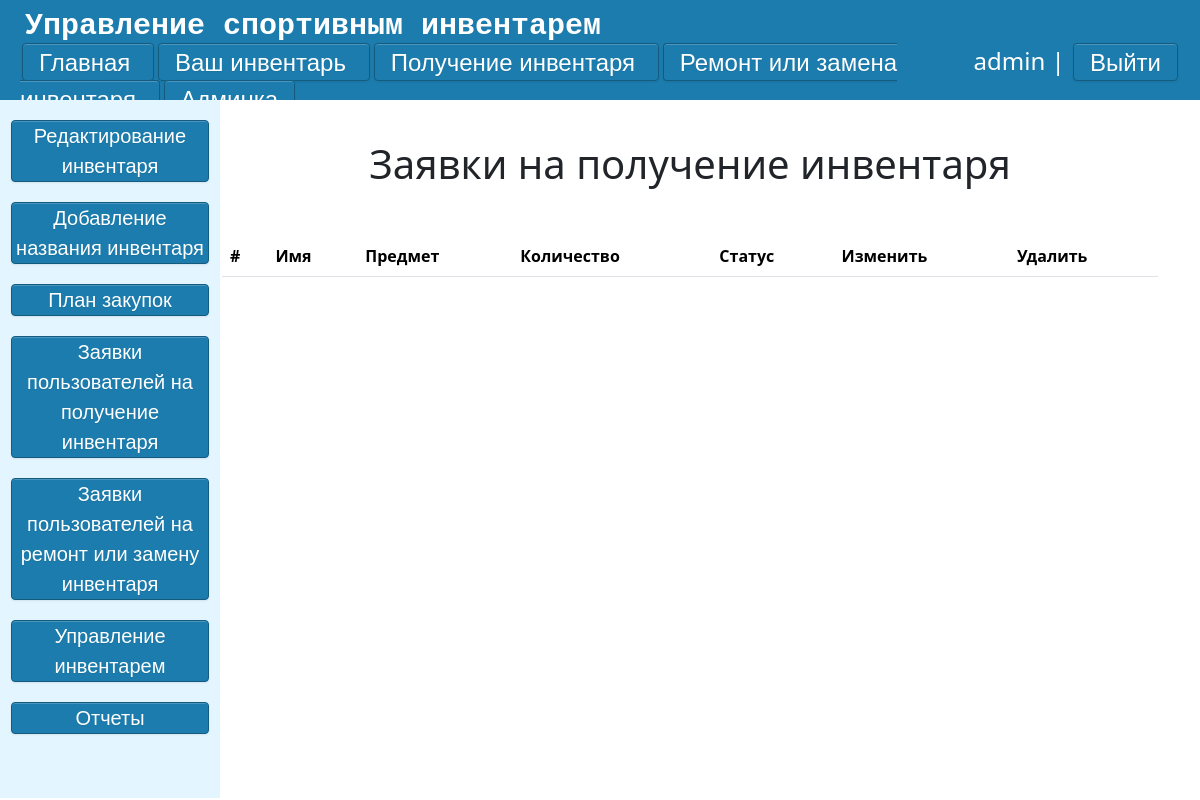
The page /console/request-for-receipt-inventory/ (signed in) on the database as committed earlier.
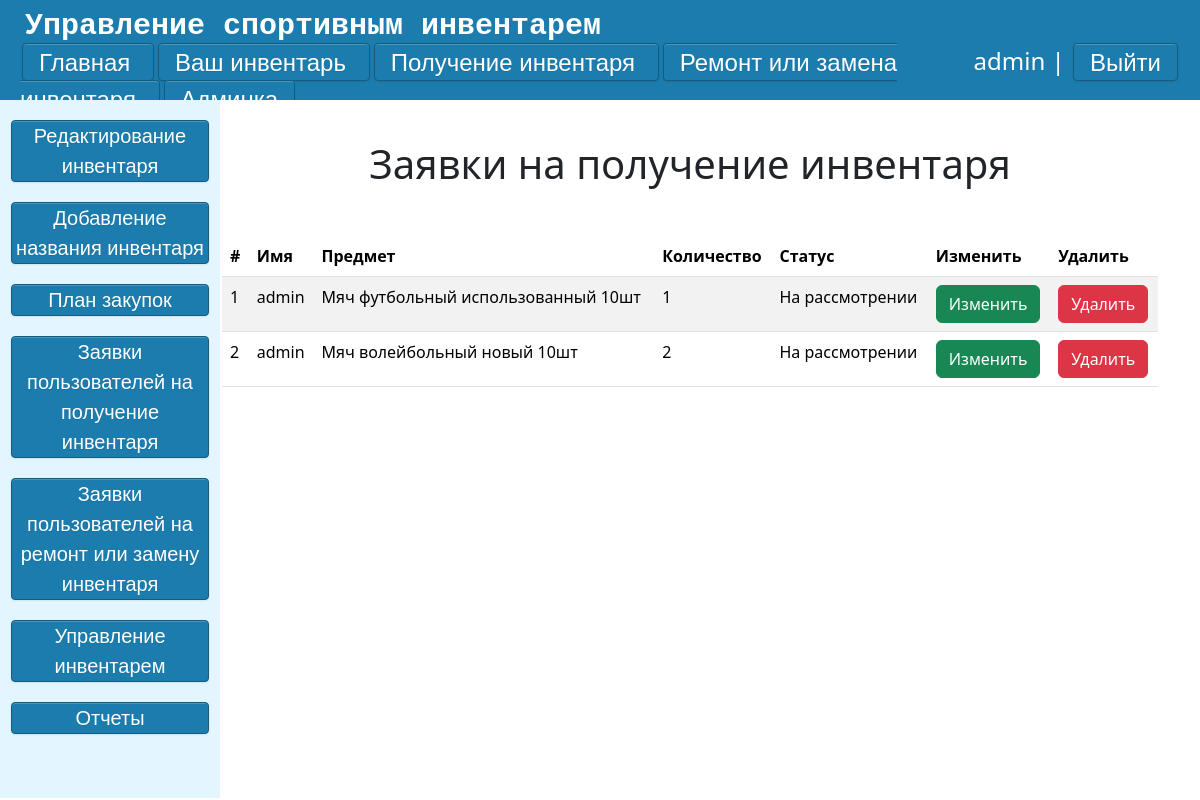
The same page on the database as committed later.
### main/models.py (models this page shows, shortened)
class Applications_get(models.Model):
    state = {'На рассмотрении': 'На рассмотрении', 'Одобрено': 'Одобрено', 'Отказано': 'Отказано'}
    username = models.CharField('Имя',max_length=100)
    Request = models.ForeignKey('Goods' ,on_delete=models.CASCADE,null=True,verbose_name='Предмет')
    Request_count = models.PositiveIntegerField('Количество',default=0,validators=[MinValueValidator(1)])
    Status = models.CharField('Статус заявки',default='На рассмотрении', choices=state,max_length=100)
    class Meta:
        verbose_name = "Заявка на получение"
        verbose_name_plural  = "Заявки на получение"
    def get_absolute_url(self):
        return reverse("Update_application_get", kwargs={"post_id": self.id})
    def get_absolute_url_del(self):
        return reverse("Delete_application_get", kwargs={"post_id": self.id})

class Goods(models.Model):
    CONDITION_CHOICES = [
        ('новый', 'новый'),
        ('использованный', 'использованный'),
        ('сломанный', 'сломанный'),
    ]
    goods = models.ForeignKey('Goods_Names',on_delete=models.CASCADE,null=True,verbose_name='Предмет')
    count = models.IntegerField('Количество', default=1,validators=[MinValueValidator(1)])
    rented_count = models.IntegerField('Взято', default=0,validators=[MinValueValidator(0)])
    condition = models.CharField('Состояние', max_length=20, choices=CONDITION_CHOICES)
    created_at = models.DateTimeField('Добавлено', default=timezone.now)
    updated_at = models.DateTimeField('Обновлено', auto_now=True)
    class Meta:
        verbose_name = "Инвентарь"
        verbose_name_plural = "Инвентарь"
    def __str__(self):
        return f"{self.goods} {self.condition} {self.count-self.rented_count}шт"

class Goods_Names(models.Model):
    name_of_good = models.CharField('Название', max_length=30)
    def __str__(self):
        return self.name_of_good
    class Meta:
        verbose_name = "Название инвентаря"
        verbose_name_plural = "Названия инвентаря"

### main/views.py (the view)
# urls.py: path('console/request-for-receipt-inventory/', views.Request_for_receipt_inventory, name="Request_for_receipt_inventory"),
def Request_for_receipt_inventory(request):
    if request.user.is_superuser:
        a = list(Applications_get.objects.all())
        return render(request, 'admin/request_for_receipt.html', {'a': a})
    else:
        return render(request, 'admin/Error.html')

### main/templates/admin/request_for_receipt.html (shortened to what this page needs)
{% extends 'admin/admin-layout.html' %}
{% block script %}
    <link rel="stylesheet" href="https://cdn.jsdelivr.net/npm/flatpickr/dist/flatpickr.min.css">
{% endblock %}
{% block content %}
    <div class="admin-form-edit-inventory">
        <h1>Заявки на получение инвентаря</h1>
        <div class="container mt-5">
                    <table  class="table table-striped">
                      <thead>
                        <tr>
                            <th>#</th>
                            <th>Имя</th>
                            <th>Предмет</th>
                            <th>Количество</th>
                            <th>Статус</th>
                            <th>Изменить</th>
                            <th>Удалить</th>
                        </tr>
                      </thead>
                      <tbody>
                      {% for el in a %}
                        <tr>
                            <td> {{ forloop.counter }}</td>
                            <td> {{el.username}}</td>
                            <td> {{el.Request}}</td>
                            <td> {{el.Request_count}}</td>
                            <td> {{el.Status}}</td>
                            <td><a class="btn btn-success" href="{{el.get_absolute_url}}">Изменить</a></td>
                            <td><a class="btn btn-danger" href="{{el.get_absolute_url_del }}">Удалить</a></td>
                        </tr>
                        {% endfor %}
                    </table>
        </div>
    </div>
{% endblock %}

### main/templates/admin/admin-layout.html (shortened to what this page needs)
{% load static %}
<!DOCTYPE html>
<html lang="ru">
<head>
    <link rel="stylesheet" href="https://cdn.jsdelivr.net/npm/bootstrap@5.3.2/dist/css/bootstrap.min.css">
    <link rel="stylesheet" href="{% static 'main/css/css.css' %}">
    <link rel="stylesheet" href="{% static 'main/css/buttons.css' %}">
    {% block script %}
    {% endblock script%}
</head>
<body>
    <div class = "back">
        <div class = 'top'>
                <div class="logo2"><samp>Управление спортивным инвентарем</samp></div>
                <div class = 'lower'>
                    <div class="left-shortcuts">
                        <a href="{% url 'main' %}" class = 'btn3'> Главная </a>
                        <a href="{% url 'my' %}" class = 'btn3'> Ваш инвентарь </a>
                        <a href="{% url 'application-get' %}" class = 'btn3'> Получение инвентаря </a>
                        <a href="{% url 'application-repair' %}" class = 'btn3'> Ремонт или замена инвентаря </a>
                        {% if request.user.is_superuser %}
                        <a href="{% url 'console' %}" class = 'btn3'> Админка </a>
                        {% endif %}
                    </div>
                    <div class="right-shortcuts">
                        {% if request.user.is_authenticated %}
                            <li class="last"> {{user.username}} | <a href="{% url 'logout' %}" class="btn3">Выйти</a></li>
                        {% else %}
                            <li class="last"><a href="register" class="btn3"> Регистрация</a>  <a href="login" class="btn3"> Войти </a></li>
                        {% endif %}
                    </div>
                </div>
        </div>
        <div class ="admin-content">
            <div class="side-bar">
                <a href="{% url 'edit_inventory' %}" class = 'btn4'> Редактирование инвентаря </a>
                <a href="{% url 'new_name_inventory' %}" class = 'btn4'> Добавление названия инвентаря </a>
                <a href="{% url 'purchase_plan' %}" class = 'btn4'> План закупок </a>
                <a href="{% url 'Request_for_receipt_inventory' %}" class = 'btn4'> Заявки пользователей на получение инвентаря</a>
                <a href="{% url 'Request_for_repair_inventory' %}" class = 'btn4'> Заявки пользователей на ремонт или замену инвентаря </a>
                <a href="{% url 'Inventory_management' %}" class = 'btn4'> Управление инвентарем </a>
                <a href="{% url 'history' %}" class = 'btn4'> Отчеты </a>
            </div>
            <div class="right-content">
                {% block content  %}
                {% endblock %}
            </div>
        </div>
    </div>
</body>
</html>

### main/static/main/css/css.css (style rules this page uses)
body { height: 100vh; width: 100vw; }
.top { display: grid; place-items: left; background: #1B7CAD; width: 100%; height: 100px; overflow: auto; }
.lower { display: grid; grid-template-columns: 80% 20%; padding: 10px width: 100%; padding-left: 20px; padding-right: 20px; font-size: 24px; margin-top: -6px; }
.back { height: 100%; width: 100%; overflow: auto; }
.logo2 { font-size: 30px; margin-left: 25px; font-weight: bold; color: #fff; }
.last { float:right; color: #fff; }
h1 { text-align: center; }
li { list-style-type: none; }
.side-bar { width: 220px; background: #e3f5ff; overflow: auto; font-size: 20px; }
.admin-content { display: grid; grid-template-columns: 210px 80vw; height: 87.3% }
.right-content { width: 100%; margin-top: 40px; margin-right: auto; margin-left: auto; overflow: auto; }

### main/static/main/css/buttons.css (style rules this page uses)
a.btn3 { border-radius: 4px; -webkit-box-shadow: inset 0 1px 0 rgba(255, 255, 255, 0.2), 0 1px 2px rgba(0, 0, 0, 0.08); -moz-box-shadow: inset 0 1px 0 rgba(255, 255, 255, 0.2), 0 1px 2px rgba(0, 0, 0, 0.08); box-shadow: inset 0 1px 0 rgba(255, 255, 255, 0.2), 0 1px 2px rgba(0, 0, 0, 0.08); color: #fff; width: auto; text-align: center; font-family: Arial, Helvetica, sans-serif; padding: 4.5px 16px; margin: 20px 2px; text-decoration: none; text-shadow: 0 1px 1px rgba(0, 0, 0, 0.075); -webkit-transition: background-color 0.1s linear; -moz-transition: background-color 0.1s linear; -o-transition: background-color 0.1s linear; transition: background-color 0.1s linear; background-color: rgb( 27, 124, 173 ); border: 1px solid rgb( 20, 91, 127 ); }
a.btn4 { border-radius: 4px; -webkit-box-shadow: inset 0 1px 0 rgba(255, 255, 255, 0.2), 0 1px 2px rgba(0, 0, 0, 0.08); -moz-box-shadow: inset 0 1px 0 rgba(255, 255, 255, 0.2), 0 1px 2px rgba(0, 0, 0, 0.08); box-shadow: inset 0 1px 0 rgba(255, 255, 255, 0.2), 0 1px 2px rgba(0, 0, 0, 0.08); color: #fff; display:block; width:90%; margin: 20px auto; text-align: center; font-family: Arial, Helvetica, sans-serif; text-decoration: none; text-shadow: 0 1px 1px rgba(0, 0, 0, 0.075); -webkit-transition: background-color 0.1s linear; -moz-transition: background-color 0.1s linear; -o-transition: background-color 0.1s linear; transition: background-color 0.1s linear; background-color: rgb( 27, 124, 173 ); border: 1px solid rgb( 20, 91, 127 ); }

Rows that differ between the two databases and show on the page:
added Applications_get: username "admin", Request "Мяч футбольный использованный 10шт", Request_count "1", Status "На рассмотрении"
added Applications_get: username "admin", Request "Мяч волейбольный новый 10шт", Request_count "2", Status "На рассмотрении"
